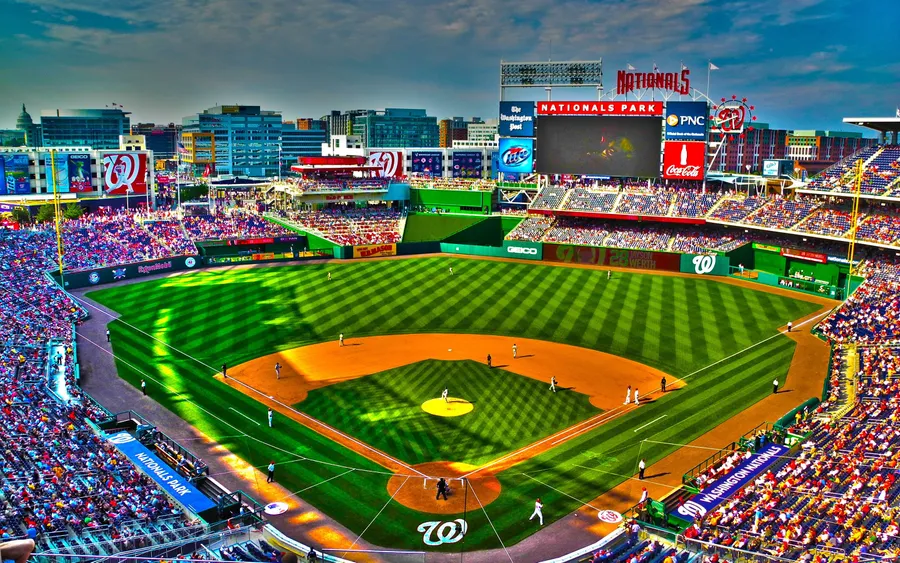
#> input picture final project/vision/baseball.jpg, 900 x 563 px
$ jupyter execute 'Project_Vision (1).ipynb'   (shell and % lines are left out)   (older library calls are emulated)
#> lines starting #> are read from the running program, lines starting #| are printed output that depends on the picture
#### Load Necessary Libraries

[cell 1]
import os
import sys
import numpy as np
import scipy as sp

import matplotlib.pyplot as plt
from skimage import color, io
import cv2
from PIL import Image
import moviepy.editor as mpy
from moviepy.video.io.bindings import mplfig_to_npimage

from IPython.display import Video

# Image Compression using SVD

In this section, we will use the Singular Value Decomposition (SVD) to compress images. To do this, we will first convert an image to grayscale. We will then convert the image to a matrix of doubles. We will then use the SVD to approximate the image matrix by a matrix of lower rank. We will then use the approximation to compress the image.

## Compression Phase

To begin, we will load an image and convert it to grayscale. We will then convert the image to a matrix of doubles. The values in this matrix range from 0 to 255, where 0 represents black and 255 represents white. We will then use the SVD to approximate the image matrix by a matrix of lower rank. We will then use the approximation to compress the image.

[cell 2]
def load_and_preprocess_image(image_path):
#> called with image_path = './baseball.jpg'
  color_image = cv2.imread(image_path)
#> color_image is the input picture: shape (563, 900, 3); mean B, G, R 81.6, 106.6, 93.7
  gray_img = cv2.cvtColor(color_image, cv2.COLOR_BGR2GRAY)
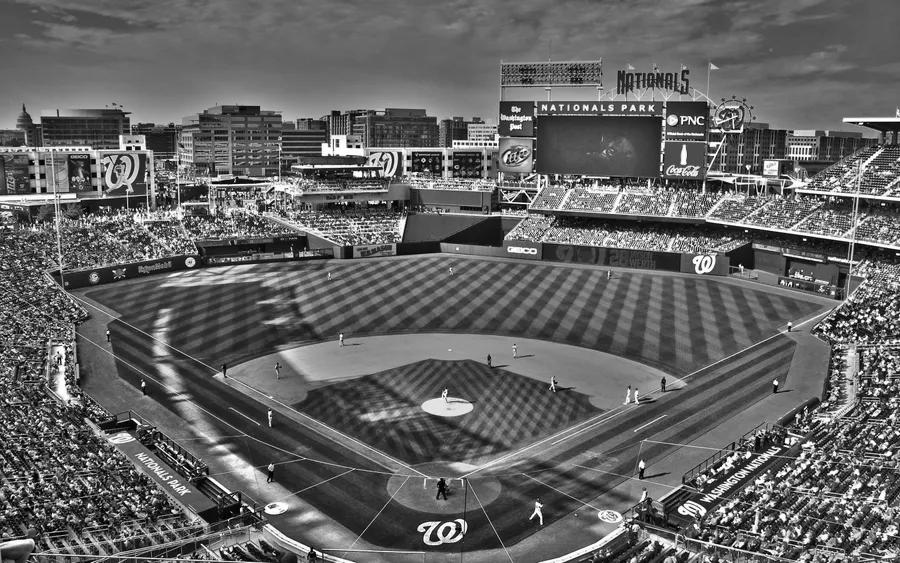
#> gray_img: shape (563, 900); min 0, max 255, mean 99.9
  return gray_img

# Replace 'path_to_image' with the actual image path
image_path = './baseball.jpg'
image = load_and_preprocess_image(image_path)
plt.imshow(image, cmap='gray')
#> (this line was passed over: IPython is not available in this run)
plt.xticks([])
#> (this line was passed over: IPython is not available in this run)
plt.yticks([])
#> (this line was passed over: IPython is not available in this run)
plt.title('Original Image')
#> (this line was passed over: IPython is not available in this run)
plt.show()

### Applying SVD on Image
We apply Singular Value Decomposition (SVD) on the image. We only keep the first 'k' singular values, which represent the most significant features of the image. This step compresses the image by reducing the amount of data needed to represent it.

[cell 3]
def apply_svd(image):
    return np.linalg.svd(image, full_matrices=False)

U, s, V = apply_svd(image)
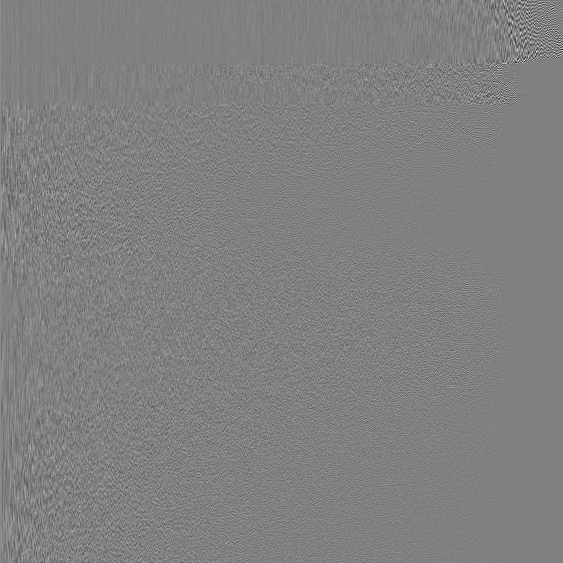
#> U: shape (563, 563) float64; min -0.507, max 0.498, mean 7.84e-05; drawn with min black and max white
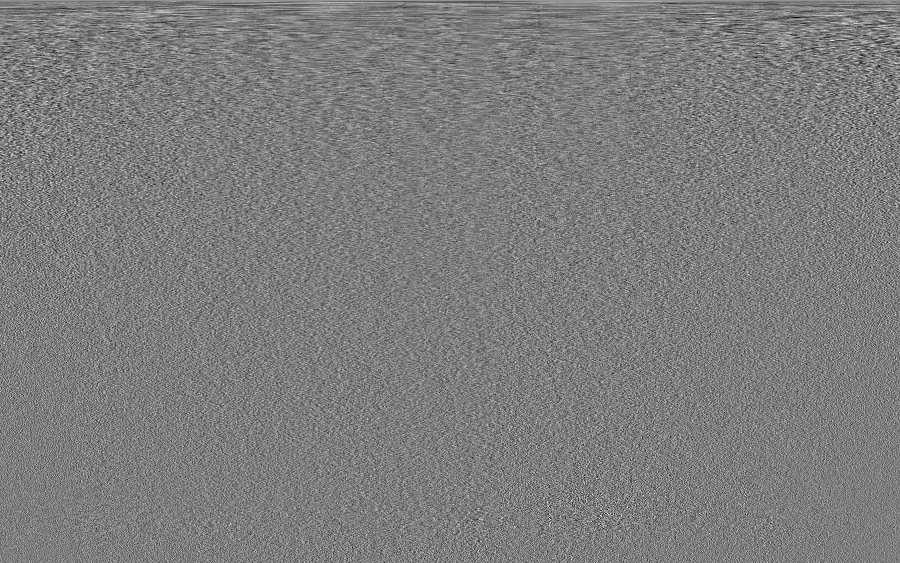
#> V: shape (563, 900) float64; min -0.186, max 0.191, mean 5.91e-05; drawn with min black and max white
#> s = 563 values, max 71663.6 at index 0, min 5.89 at index 562, mean 1022.3

#### Choosing the number of singular values to keep

The number of singular values to keep is a hyperparameter. The higher the number of singular values kept, the higher the quality of the image. However, the higher the number of singular values kept, the higher the size of the image. The number of singular values to keep is a trade-off between image quality and image size. To choose the number of singular values to keep, we can use the concept of the explained variance ratio. The explained variance ratio is the ratio of the variance explained by a singular value to the total variance. The explained variance ratio is a measure of the amount of information retained by a singular value. The explained variance ratio is calculated as follows:

$$
var_k = \frac{\sum_{i=1}^{k} \sigma_i^2}{\sum_{i=1}^{n} \sigma_i^2}
$$

where $var_k$ is the explained variance ratio, $\sigma_i$ is the $i^{th}$ singular value, and $n$ is the total number of singular values. The explained variance ratio is a measure of the amount of information retained by a singular value. A good heuristic for choosing the number of singular values to keep is to choose the smallest number of singular values that explain a certain percentage of the total variance. For example, if we want to keep 90% of the total variance, we can choose the smallest number of singular values that explain 90% of the total variance.

[cell 4]
# choose the number of singular values to keep
total_variance = np.sum(s**2)
#> total_variance = 6.34e+09
explained_variance_ratio = s**2 / total_variance
#> explained_variance_ratio = 563 values, max 0.811 at index 0, min 5.47e-09 at index 562, mean 0.00178
sum = 0
k = 0
for i in range(s.shape[0]):
  sum += explained_variance_ratio[i]
  k += 1
  if sum > 0.9:
    break
#> this loop made 19 passes
#> sum on passes 1 to 12: 0.811, 0.822, 0.831, 0.839, 0.847, 0.853, 0.858, 0.863, 0.868, 0.873, 0.877, 0.88
#> after the loop, k = 19; sum = 0.901

print('Number of singular values to keep:', k)
#| Number of singular values to keep: 19

### Reconstruction Phase
After applying SVD on the image, we reconstruct the image using the reduced number of singular values.

[cell 5]
def reconstruct_image(U, s, V, k):
#> called with s = array of shape (563,), k = 19
    new_u = U[: , :k]
    new_s = np.diag(s[:k])
    new_Vt = V[ :k , :]
    return np.linalg.multi_dot([new_u, new_s, new_Vt])
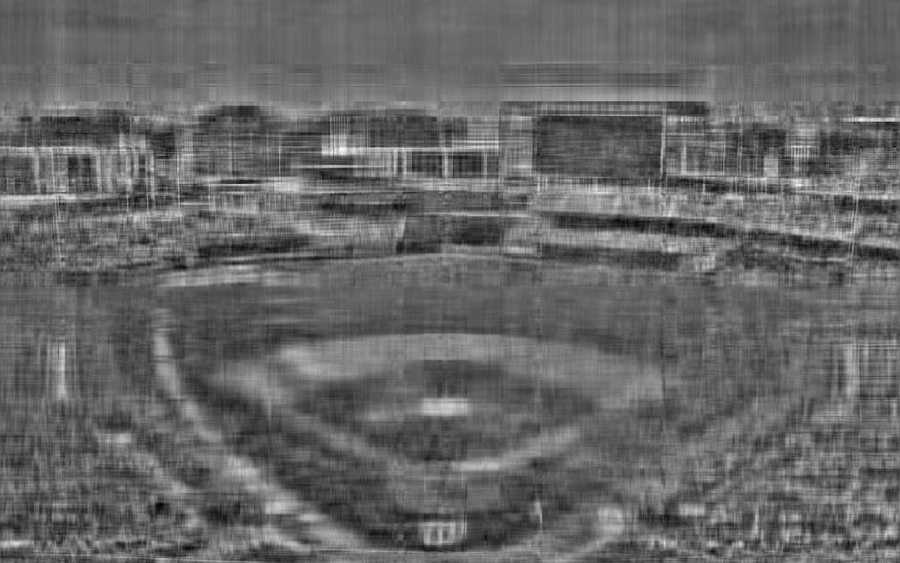
#> returned value: shape (563, 900) float64; min -40.77, max 308.8, mean 99.9; drawn with min black and max white

reconstructed_image = reconstruct_image(U, s, V, k)
plt.imshow(np.abs(reconstructed_image), cmap='gray')
#> (this line was passed over: IPython is not available in this run)
plt.xticks([])
#> (this line was passed over: IPython is not available in this run)
plt.yticks([])
#> (this line was passed over: IPython is not available in this run)
plt.title('Reconstructed Image')
plt.show()
